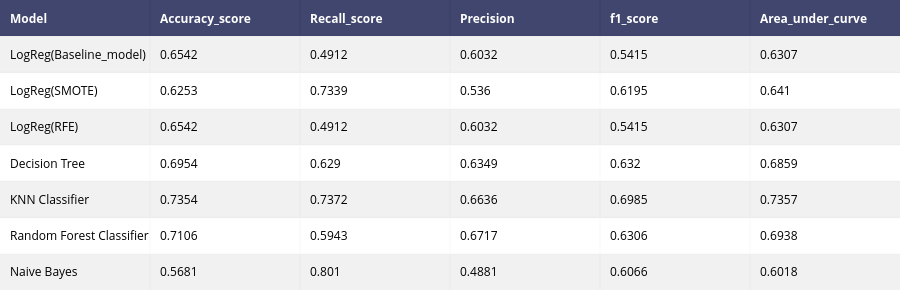

Source (notebook cell):
### Markdown cell above
### <font color='sky blue'>12. Model Performance </font>

### Code cell
from sklearn.metrics import f1_score

# gives model report in dataframe
def model_report(model, train_x, test_x, train_y, test_y,name):
    model.fit(train_x, train_y)
    predictions = model.predict(test_x)
    accuracy = accuracy_score(test_y, predictions)
    recallscore = recall_score(test_y, predictions)
    precision = precision_score(test_y, predictions)
    roc_auc = roc_auc_score(test_y, predictions)
    f1score = f1_score(test_y, predictions)
    
    df = pd.DataFrame({"Model" : [name],
                       "Accuracy_score" : [accuracy],
                       "Recall_score" : [recallscore],
                       "Precision" : [precision],
                       "f1_score" : [f1score],
                       "Area_under_curve" : [roc_auc]}
                     )
    return df

# outputs for every model
model1 = model_report(logit,X_train,X_test,Y_train, Y_test,"LogReg(Baseline_model)")
model2 = model_report(logit_smote,os_smote_X,X_test,os_smote_Y, Y_test,"LogReg(SMOTE)" )
model3 = model_report(logit_rfe,X_train,X_test,Y_train, Y_test,"LogReg(RFE)" )
dtc = DecisionTreeClassifier(max_depth = 9,
                             random_state=123,
                             splitter = 'best',
                             criterion = 'gini'
                            )
model4 = model_report(dtc,X_train,X_test,Y_train, Y_test,"Decision Tree")
model5 = model_report(knn,os_smote_X,X_test,os_smote_Y,Y_test,"KNN Classifier")
rfc = RandomForestClassifier(n_estimators = 1000, random_state=123, max_depth = 9, criterion = "gini")
model6 = model_report(rfc, X_train, X_test, Y_train, Y_test, "Random Forest Classifier")
model7 = model_report(gnb,os_smote_X, X_test, os_smote_Y, Y_test, "Naive Bayes")


# concat all models
model_performances = pd.concat([model1, model2, model3, model4, model5, model6, model7], axis=0).reset_index()

model_performances = model_performances.drop(columns="index",axis=1)

table = ff.create_table(np.round(model_performances,4))

py.iplot(table)

### Figure 1 — Plotly figure (JSON) as saved in the notebook; plotly's stock layout.template omitted (floating-point values rounded to 4 significant figures)
{"data": [{"colorscale": [[0, "#00083e"], [0.5, "#ededee"], [1, "#ffffff"]], "hoverinfo": "none", "opacity": 0.75, "showscale": false, "type": "heatmap", "uid": "adecb3d7-d9a7-47e8-9500-3f1fea8b7e52", "z": [[0, 0, 0, 0, 0, 0], [0.5, 0.5, 0.5, 0.5, 0.5, 0.5], [1, 1, 1, 1, 1, 1], [0.5, 0.5, 0.5, 0.5, 0.5, 0.5], [1, 1, 1, 1, 1, 1], [0.5, 0.5, 0.5, 0.5, 0.5, 0.5], [1, 1, 1, 1, 1, 1], [0.5, 0.5, 0.5, 0.5, 0.5, 0.5]]}], "layout": {"annotations": [{"align": "left", "font": {"color": "#ffffff"}, "showarrow": false, "text": "<b>Model</b>", "x": -0.45, "xanchor": "left", "xref": "x", "y": 0, "yref": "y"}, {"align": "left", "font": {"color": "#ffffff"}, "showarrow": false, "text": "<b>Accuracy_score</b>", "x": 0.55, "xanchor": "left", "xref": "x", "y": 0, "yref": "y"}, {"align": "left", "font": {"color": "#ffffff"}, "showarrow": false, "text": "<b>Recall_score</b>", "x": 1.55, "xanchor": "left", "xref": "x", "y": 0, "yref": "y"}, {"align": "left", "font": {"color": "#ffffff"}, "showarrow": false, "text": "<b>Precision</b>", "x": 2.55, "xanchor": "left", "xref": "x", "y": 0, "yref": "y"}, {"align": "left", "font": {"color": "#ffffff"}, "showarrow": false, "text": "<b>f1_score</b>", "x": 3.55, "xanchor": "left", "xref": "x", "y": 0, "yref": "y"}, {"align": "left", "font": {"color": "#ffffff"}, "showarrow": false, "text": "<b>Area_under_curve</b>", "x": 4.55, "xanchor": "left", "xref": "x", "y": 0, "yref": "y"}, {"align": "left", "font": {"color": "#000000"}, "showarrow": false, "text": "LogReg(Baseline_model)", "x": -0.45, "xanchor": "left", "xref": "x", "y": 1, "yref": "y"}, {"align": "left", "font": {"color": "#000000"}, "showarrow": false, "text": "0.6542", "x": 0.55, "xanchor": "left", "xref": "x", "y": 1, "yref": "y"}, {"align": "left", "font": {"color": "#000000"}, "showarrow": false, "text": "0.4912", "x": 1.55, "xanchor": "left", "xref": "x", "y": 1, "yref": "y"}, {"align": "left", "font": {"color": "#000000"}, "showarrow": false, "text": "0.6032", "x": 2.55, "xanchor": "left", "xref": "x", "y": 1, "yref": "y"}, {"align": "left", "font": {"color": "#000000"}, "showarrow": false, "text": "0.5415", "x": 3.55, "xanchor": "left", "xref": "x", "y": 1, "yref": "y"}, {"align": "left", "font": {"color": "#000000"}, "showarrow": false, "text": "0.6307", "x": 4.55, "xanchor": "left", "xref": "x", "y": 1, "yref": "y"}, {"align": "left", "font": {"color": "#000000"}, "showarrow": false, "text": "LogReg(SMOTE)", "x": -0.45, "xanchor": "left", "xref": "x", "y": 2, "yref": "y"}, {"align": "left", "font": {"color": "#000000"}, "showarrow": false, "text": "0.6253", "x": 0.55, "xanchor": "left", "xref": "x", "y": 2, "yref": "y"}, {"align": "left", "font": {"color": "#000000"}, "showarrow": false, "text": "0.7339", "x": 1.55, "xanchor": "left", "xref": "x", "y": 2, "yref": "y"}, {"align": "left", "font": {"color": "#000000"}, "showarrow": false, "text": "0.536", "x": 2.55, "xanchor": "left", "xref": "x", "y": 2, "yref": "y"}, {"align": "left", "font": {"color": "#000000"}, "showarrow": false, "text": "0.6195", "x": 3.55, "xanchor": "left", "xref": "x", "y": 2, "yref": "y"}, {"align": "left", "font": {"color": "#000000"}, "showarrow": false, "text": "0.641", "x": 4.55, "xanchor": "left", "xref": "x", "y": 2, "yref": "y"}, {"align": "left", "font": {"color": "#000000"}, "showarrow": false, "text": "LogReg(RFE)", "x": -0.45, "xanchor": "left", "xref": "x", "y": 3, "yref": "y"}, {"align": "left", "font": {"color": "#000000"}, "showarrow": false, "text": "0.6542", "x": 0.55, "xanchor": "left", "xref": "x", "y": 3, "yref": "y"}, {"align": "left", "font": {"color": "#000000"}, "showarrow": false, "text": "0.4912", "x": 1.55, "xanchor": "left", "xref": "x", "y": 3, "yref": "y"}, {"align": "left", "font": {"color": "#000000"}, "showarrow": false, "text": "0.6032", "x": 2.55, "xanchor": "left", "xref": "x", "y": 3, "yref": "y"}, {"align": "left", "font": {"color": "#000000"}, "showarrow": false, "text": "0.5415", "x": 3.55, "xanchor": "left", "xref": "x", "y": 3, "yref": "y"}, {"align": "left", "font": {"color": "#000000"}, "showarrow": false, "text": "0.6307", "x": 4.55, "xanchor": "left", "xref": "x", "y": 3, "yref": "y"}, {"align": "left", "font": {"color": "#000000"}, "showarrow": false, "text": "Decision Tree", "x": -0.45, "xanchor": "left", "xref": "x", "y": 4, "yref": "y"}, {"align": "left", "font": {"color": "#000000"}, "showarrow": false, "text": "0.6954", "x": 0.55, "xanchor": "left", "xref": "x", "y": 4, "yref": "y"}, {"align": "left", "font": {"color": "#000000"}, "showarrow": false, "text": "0.629", "x": 1.55, "xanchor": "left", "xref": "x", "y": 4, "yref": "y"}, {"align": "left", "font": {"color": "#000000"}, "showarrow": false, "text": "0.6349", "x": 2.55, "xanchor": "left", "xref": "x", "y": 4, "yref": "y"}, {"align": "left", "font": {"color": "#000000"}, "showarrow": false, "text": "0.632", "x": 3.55, "xanchor": "left", "xref": "x", "y": 4, "yref": "y"}, {"align": "left", "font": {"color": "#000000"}, "showarrow": false, "text": "0.6859", "x": 4.55, "xanchor": "left", "xref": "x", "y": 4, "yref": "y"}, {"align": "left", "font": {"color": "#000000"}, "showarrow": false, "text": "KNN Classifier", "x": -0.45, "xanchor": "left", "xref": "x", "y": 5, "yref": "y"}, {"align": "left", "font": {"color": "#000000"}, "showarrow": false, "text": "0.7354", "x": 0.55, "xanchor": "left", "xref": "x", "y": 5, "yref": "y"}, {"align": "left", "font": {"color": "#000000"}, "showarrow": false, "text": "0.7372", "x": 1.55, "xanchor": "left", "xref": "x", "y": 5, "yref": "y"}, {"align": "left", "font": {"color": "#000000"}, "showarrow": false, "text": "0.6636", "x": 2.55, "xanchor": "left", "xref": "x", "y": 5, "yref": "y"}, {"align": "left", "font": {"color": "#000000"}, "showarrow": false, "text": "0.6985", "x": 3.55, "xanchor": "left", "xref": "x", "y": 5, "yref": "y"}, {"align": "left", "font": {"color": "#000000"}, "showarrow": false, "text": "0.7357", "x": 4.55, "xanchor": "left", "xref": "x", "y": 5, "yref": "y"}, {"align": "left", "font": {"color": "#000000"}, "showarrow": false, "text": "Random Forest Classifier", "x": -0.45, "xanchor": "left", "xref": "x", "y": 6, "yref": "y"}, {"align": "left", "font": {"color": "#000000"}, "showarrow": false, "text": "0.7106", "x": 0.55, "xanchor": "left", "xref": "x", "y": 6, "yref": "y"}, {"align": "left", "font": {"color": "#000000"}, "showarrow": false, "text": "0.5943", "x": 1.55, "xanchor": "left", "xref": "x", "y": 6, "yref": "y"}, {"align": "left", "font": {"color": "#000000"}, "showarrow": false, "text": "0.6717", "x": 2.55, "xanchor": "left", "xref": "x", "y": 6, "yref": "y"}, {"align": "left", "font": {"color": "#000000"}, "showarrow": false, "text": "0.6306", "x": 3.55, "xanchor": "left", "xref": "x", "y": 6, "yref": "y"}, {"align": "left", "font": {"color": "#000000"}, "showarrow": false, "text": "0.6938", "x": 4.55, "xanchor": "left", "xref": "x", "y": 6, "yref": "y"}, {"align": "left", "font": {"color": "#000000"}, "showarrow": false, "text": "Naive Bayes", "x": -0.45, "xanchor": "left", "xref": "x", "y": 7, "yref": "y"}, {"align": "left", "font": {"color": "#000000"}, "showarrow": false, "text": "0.5681", "x": 0.55, "xanchor": "left", "xref": "x", "y": 7, "yref": "y"}, {"align": "left", "font": {"color": "#000000"}, "showarrow": false, "text": "0.801", "x": 1.55, "xanchor": "left", "xref": "x", "y": 7, "yref": "y"}, {"align": "left", "font": {"color": "#000000"}, "showarrow": false, "text": "0.4881", "x": 2.55, "xanchor": "left", "xref": "x", "y": 7, "yref": "y"}, {"align": "left", "font": {"color": "#000000"}, "showarrow": false, "text": "0.6066", "x": 3.55, "xanchor": "left", "xref": "x", "y": 7, "yref": "y"}, {"align": "left", "font": {"color": "#000000"}, "showarrow": false, "text": "0.6018", "x": 4.55, "xanchor": "left", "xref": "x", "y": 7, "yref": "y"}], "height": 290, "margin": {"b": 0, "l": 0, "r": 0, "t": 0}, "xaxis": {"dtick": 1, "gridwidth": 2, "showticklabels": false, "tick0": -0.5, "ticks": "", "zeroline": false}, "yaxis": {"autorange": "reversed", "dtick": 1, "gridwidth": 2, "showticklabels": false, "tick0": 0.5, "ticks": "", "zeroline": false}}}
